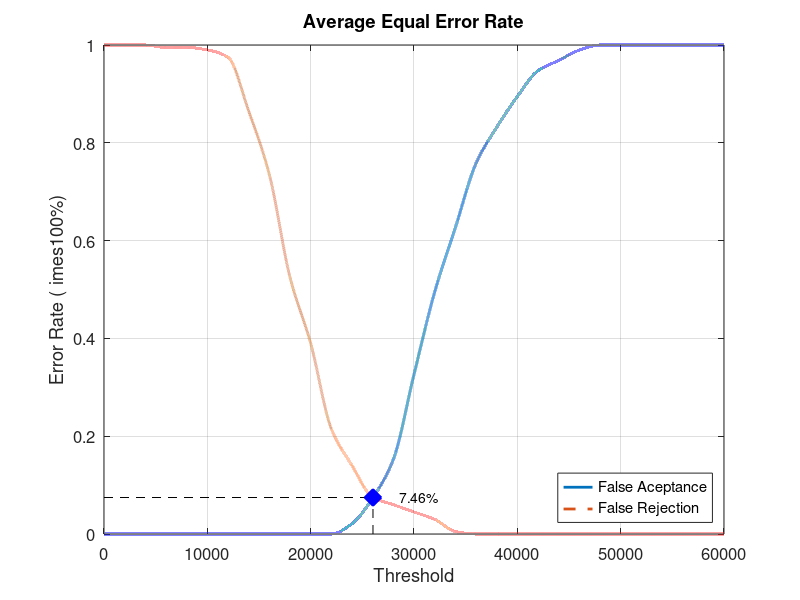
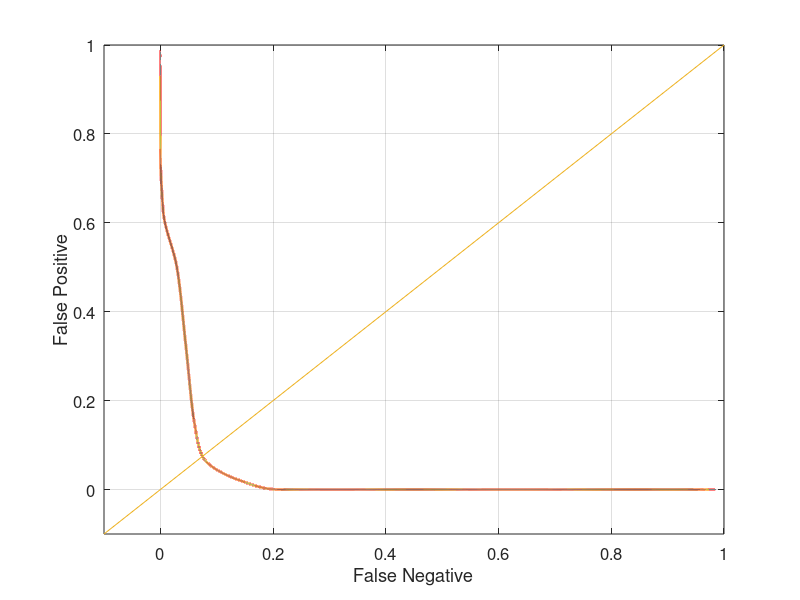

These figures' MATLAB source, in order:
close all;
clear;
clc;
x = 0:2000:60000;
xq = 0:0.5:60000;

y0 = [0 0 0 0 0 0 0 0 0 0 0 0 0.0210526 0.0736842 0.152632 0.326316 0.494737 0.626316 0.757895 0.831579 0.894737 0.947368 0.968421 0.989474 1 1 1 1 1 1 1]
yy0 = interp1(x, y0, xq, 'pchip');
y1 = [1 1 1 0.995 0.995 0.99 0.975 0.865 0.735 0.525 0.39 0.215 0.14 0.075 0.06 0.045 0.03 0.005 0 0 0 0 0 0 0 0 0 0 0 0 0]
yy1 = interp1(x, y1, xq, 'pchip');

% Calculating EER: 
y2 = abs(y0 - y1);
find(y2 == min(y2))
yy2 = abs(yy0 - yy1);
xEER = find(yy2 == min(yy2));
xEERIndex = xq(xEER) % X-axis EER
yEER = yy0(xEER) % Y-axis EER

main = figure
plot(xq, yy0,'-','LineWidth', 2);	hold on
plot(xq, yy1,'--','LineWidth', 2);	hold on
plot([xEERIndex xEERIndex], [0 yEER], 'k--');	hold on
plot([0 xEERIndex], [yEER yEER], 'k--');	hold on
plot(xEERIndex, yEER, 'bx', 'LineWidth', 10);	hold on
text(xEERIndex + 10 * xEERIndex / 100, yEER, [num2str(round((10000 * yEER)) / 100) '%'])
legend('False Aceptance', 'False Rejection', 'Location', 'SouthEast')
xlabel('Threshold')
ylabel('Error Rate (	imes100%)')
title('Average Equal Error Rate')
set(gca, 'FontSize', 12)
axis([0 60000 0 1])
grid on

print(main, 'Database3_1Main', '-dpng');
FNRxFPR = figure('Color', [1 1 1]);
plot(yy1, yy0, '-', yy1, yy0, 'LineWidth', 2);
hold on
y = -0.1:0.1:1
plot(y, y); 
set(gca, 'FontSize', 12)
xlabel('False Negative')
ylabel('False Positive')
axis([-0.1 1 -0.1 1])
set(gca, 'FontSize', 12)
grid on

print(FNRxFPR, 'Database3_1FNRxFPR','-dpng');
